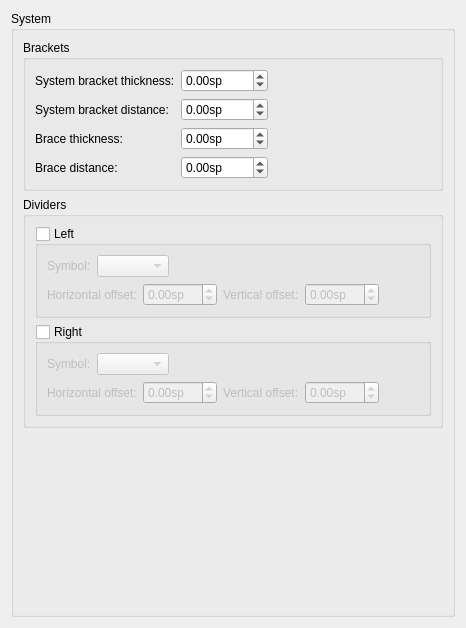
     <widget class="QWidget" name="Page4">
      <layout class="QVBoxLayout" name="verticalLayout_3">
       <property name="spacing">
        <number>0</number>
       </property>
       <item>
        <widget class="QGroupBox" name="groupBox_2">
         <property name="title">
          <string>System</string>
         </property>
         <property name="flat">
          <bool>false</bool>
         </property>
         <layout class="QVBoxLayout" name="verticalLayout_42">
          <item>
           <widget class="QGroupBox" name="groupBox_28">
            <property name="title">
             <string>Brackets</string>
            </property>
            <layout class="QHBoxLayout" name="horizontalLayout_15">
             <item>
              <layout class="QFormLayout" name="formLayout">
               <property name="fieldGrowthPolicy">
                <enum>QFormLayout::ExpandingFieldsGrow</enum>
               </property>
               <item row="0" column="0">
                <widget class="QLabel" name="label_91">
                 <property name="text">
                  <string>System bracket thickness:</string>
                 </property>
                 <property name="buddy">
                  <cstring>bracketWidth</cstring>
                 </property>
                </widget>
               </item>
               <item row="0" column="1">
                <widget class="QDoubleSpinBox" name="bracketWidth">
                 <property name="suffix">
                  <string extracomment="spatium unit">sp</string>
                 </property>
                 <property name="decimals">
                  <number>2</number>
                 </property>
                 <property name="minimum">
                  <double>-1000.000000000000000</double>
                 </property>
                 <property name="maximum">
                  <double>1000.000000000000000</double>
                 </property>
                 <property name="singleStep">
                  <double>0.100000000000000</double>
                 </property>
                </widget>
               </item>
               <item row="1" column="0">
                <widget class="QLabel" name="label_52">
                 <property name="text">
                  <string>System bracket distance:</string>
                 </property>
                 <property name="buddy">
                  <cstring>bracketDistance</cstring>
                 </property>
                </widget>
               </item>
               <item row="1" column="1">
                <widget class="QDoubleSpinBox" name="bracketDistance">
                 <property name="sizePolicy">
                  <sizepolicy hsizetype="Preferred" vsizetype="Fixed">
                   <horstretch>0</horstretch>
                   <verstretch>0</verstretch>
                  </sizepolicy>
                 </property>
                 <property name="suffix">
                  <string>sp</string>
                 </property>
                 <property name="decimals">
                  <number>2</number>
                 </property>
                 <property name="minimum">
                  <double>-1000.000000000000000</double>
                 </property>
                 <property name="maximum">
                  <double>1000.000000000000000</double>
                 </property>
                 <property name="singleStep">
                  <double>0.100000000000000</double>
                 </property>
                </widget>
               </item>
               <item row="2" column="0">
                <widget class="QLabel" name="label_92">
                 <property name="text">
                  <string>Brace thickness:</string>
                 </property>
                 <property name="buddy">
                  <cstring>akkoladeWidth</cstring>
                 </property>
                </widget>
               </item>
               <item row="2" column="1">
                <widget class="QDoubleSpinBox" name="akkoladeWidth">
                 <property name="suffix">
                  <string extracomment="spatium unit">sp</string>
                 </property>
                 <property name="decimals">
                  <number>2</number>
                 </property>
                 <property name="minimum">
                  <double>-1000.000000000000000</double>
                 </property>
                 <property name="maximum">
                  <double>1000.000000000000000</double>
                 </property>
                 <property name="singleStep">
                  <double>0.100000000000000</double>
                 </property>
                </widget>
               </item>
               <item row="3" column="0">
                <widget class="QLabel" name="label_90">
                 <property name="text">
                  <string>Brace distance:</string>
                 </property>
                 <property name="buddy">
                  <cstring>akkoladeBarDistance</cstring>
                 </property>
                </widget>
               </item>
               <item row="3" column="1">
                <widget class="QDoubleSpinBox" name="akkoladeBarDistance">
                 <property name="suffix">
                  <string extracomment="spatium unit">sp</string>
                 </property>
                 <property name="decimals">
                  <number>2</number>
                 </property>
                 <property name="minimum">
                  <double>-1000.000000000000000</double>
                 </property>
                 <property name="maximum">
                  <double>1000.000000000000000</double>
                 </property>
                 <property name="singleStep">
                  <double>0.100000000000000</double>
                 </property>
                </widget>
               </item>
              </layout>
             </item>
             <item>
              <spacer name="horizontalSpacer_22">
               <property name="orientation">
                <enum>Qt::Horizontal</enum>
               </property>
               <property name="sizeHint" stdset="0">
                <size>
                 <width>40</width>
                 <height>20</height>
                </size>
               </property>
              </spacer>
             </item>
            </layout>
           </widget>
          </item>
          <item>
           <widget class="QGroupBox" name="groupBox_29">
            <property name="title">
             <string>Dividers</string>
            </property>
            <layout class="QVBoxLayout" name="verticalLayout_41">
             <item>
              <widget class="QGroupBox" name="dividerLeft">
               <property name="title">
                <string>Left</string>
               </property>
               <property name="checkable">
                <bool>true</bool>
               </property>
               <property name="checked">
                <bool>false</bool>
               </property>
               <layout class="QVBoxLayout" name="verticalLayout_40">
                <item>
                 <layout class="QHBoxLayout" name="horizontalLayout_9">
                  <item>
                   <widget class="QLabel" name="label_7">
                    <property name="text">
                     <string>Symbol:</string>
                    </property>
                   </widget>
                  </item>
                  <item>
                   <widget class="QComboBox" name="dividerLeftSym"/>
                  </item>
                  <item>
                   <spacer name="horizontalSpacer_18">
                    <property name="orientation">
                     <enum>Qt::Horizontal</enum>
                    </property>
                    <property name="sizeHint" stdset="0">
                     <size>
                      <width>40</width>
                      <height>20</height>
                     </size>
                    </property>
                   </spacer>
                  </item>
                 </layout>
                </item>
                <item>
                 <layout class="QHBoxLayout" name="horizontalLayout_13">
                  <item>
                   <widget class="QLabel" name="label_29">
                    <property name="text">
                     <string>Horizontal offset:</string>
                    </property>
                   </widget>
                  </item>
                  <item>
                   <widget class="QDoubleSpinBox" name="dividerLeftX">
                    <property name="suffix">
                     <string>sp</string>
                    </property>
                    <property name="minimum">
                     <double>-99.000000000000000</double>
                    </property>
                   </widget>
                  </item>
                  <item>
                   <widget class="QLabel" name="label_65">
                    <property name="text">
                     <string>Vertical offset:</string>
                    </property>
                   </widget>
                  </item>
                  <item>
                   <widget class="QDoubleSpinBox" name="dividerLeftY">
                    <property name="suffix">
                     <string>sp</string>
                    </property>
                    <property name="minimum">
                     <double>-99.000000000000000</double>
                    </property>
                   </widget>
                  </item>
                  <item>
                   <spacer name="horizontalSpacer_19">
                    <property name="orientation">
                     <enum>Qt::Horizontal</enum>
                    </property>
                    <property name="sizeHint" stdset="0">
                     <size>
                      <width>40</width>
                      <height>20</height>
                     </size>
                    </property>
                   </spacer>
                  </item>
                 </layout>
                </item>
               </layout>
              </widget>
             </item>
             <item>
              <widget class="QGroupBox" name="dividerRight">
               <property name="title">
                <string>Right</string>
               </property>
               <property name="checkable">
                <bool>true</bool>
               </property>
               <property name="checked">
                <bool>false</bool>
               </property>
               <layout class="QVBoxLayout" name="verticalLayout_2">
                <item>
                 <layout class="QHBoxLayout" name="horizontalLayout_7">
                  <item>
                   <widget class="QLabel" name="label_66">
                    <property name="text">
                     <string>Symbol:</string>
                    </property>
                   </widget>
                  </item>
                  <item>
                   <widget class="QComboBox" name="dividerRightSym"/>
                  </item>
                  <item>
                   <spacer name="horizontalSpacer_20">
                    <property name="orientation">
                     <enum>Qt::Horizontal</enum>
                    </property>
                    <property name="sizeHint" stdset="0">
                     <size>
                      <width>40</width>
                      <height>20</height>
                     </size>
                    </property>
                   </spacer>
                  </item>
                 </layout>
                </item>
                <item>
                 <layout class="QHBoxLayout" name="horizontalLayout_14">
                  <item>
                   <widget class="QLabel" name="label_67">
                    <property name="text">
                     <string>Horizontal offset:</string>
                    </property>
                   </widget>
                  </item>
                  <item>
                   <widget class="QDoubleSpinBox" name="dividerRightX">
                    <property name="suffix">
                     <string>sp</string>
                    </property>
                    <property name="minimum">
                     <double>-99.000000000000000</double>
                    </property>
                   </widget>
                  </item>
                  <item>
                   <widget class="QLabel" name="label_68">
                    <property name="text">
                     <string>Vertical offset:</string>
                    </property>
                   </widget>
                  </item>
                  <item>
                   <widget class="QDoubleSpinBox" name="dividerRightY">
                    <property name="suffix">
                     <string>sp</string>
                    </property>
                    <property name="minimum">
                     <double>-99.000000000000000</double>
                    </property>
                   </widget>
                  </item>
                  <item>
                   <spacer name="horizontalSpacer_21">
                    <property name="orientation">
                     <enum>Qt::Horizontal</enum>
                    </property>
                    <property name="sizeHint" stdset="0">
                     <size>
                      <width>40</width>
                      <height>20</height>
                     </size>
                    </property>
                   </spacer>
                  </item>
                 </layout>
                </item>
               </layout>
              </widget>
             </item>
            </layout>
           </widget>
          </item>
          <item>
           <spacer name="verticalSpacer_20">
            <property name="orientation">
             <enum>Qt::Vertical</enum>
            </property>
            <property name="sizeHint" stdset="0">
             <size>
              <width>20</width>
              <height>177</height>
             </size>
            </property>
           </spacer>
          </item>
         </layout>
        </widget>
       </item>
      </layout>
     </widget>
